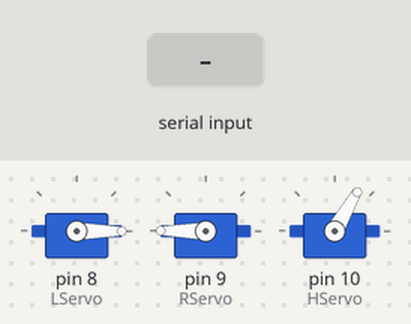
Simulated run of this sketch. Board: Arduino Uno, built with avr-gcc and run on an emulated ATmega328P. Parts: 3 × servo. The inputs (shaded band) are chosen by the test bench.

Above: at 1.2 s.
1.3 s: "90,45\n" received over Serial
At 2.0 s:
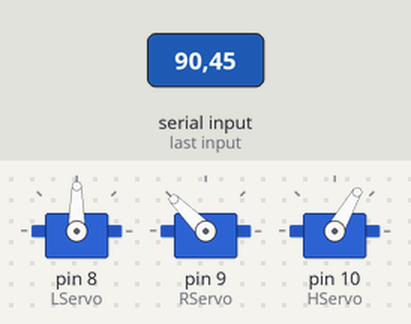
2.8 s: "30,150\n" received over Serial
At 3.2 s:
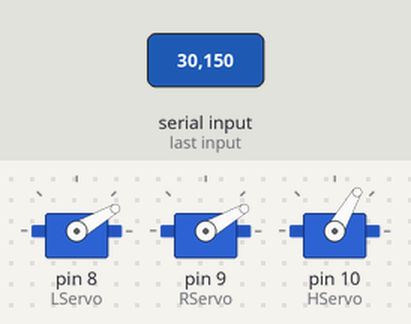
4.3 s: "90\n" received over Serial
At 5.4 s:
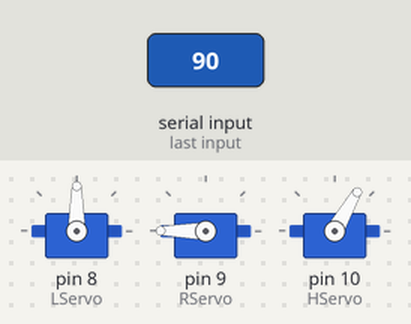
5.8 s: "200\n" received over Serial
At 6.5 s:
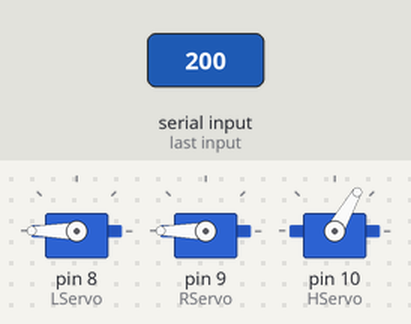
Timing chart, 0 to 8.3 s (numbered marks = the images above; inputs shaded):
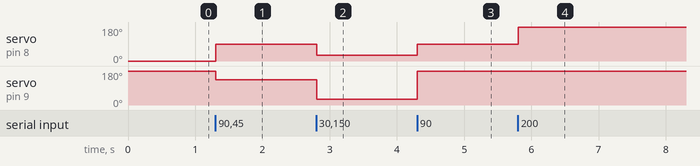

The sketch:

talking_ai_robot.ino
```cpp
#include <cvzone.h>
#include <Servo.h>

Servo LServo;
Servo RServo;
Servo HServo;

SerialData serialData(3, 3);
int valsRec[3];

void setup() {
  serialData.begin();

  LServo.attach(8);
  RServo.attach(9);
  HServo.attach(10);

  LServo.write(90);
  RServo.write(90);
  HServo.write(90);
}

void loop() {

  serialData.Get(valsRec);

  int leftArm = constrain(valsRec[0], 0, 180);
  int rightArm = constrain(valsRec[1], 0, 180);
  int head = constrain(valsRec[2], 60, 120);

  LServo.write(leftArm);

  // 🔄 عكس اتجاه اليمين
  RServo.write(180 - rightArm);

  HServo.write(head);
}
```

cvzone.cpp
```cpp
#include "cvzone.h"

SerialData::SerialData(int numOfValsRec, int digitsPerValRec)
{
  _numOfValsRec = numOfValsRec;
  _digitsPerValRec = digitsPerValRec;
}

void SerialData::begin(int baudRate)
{
  Serial.begin(baudRate);
}

void SerialData::Send(int sendVals[])
{
  _sendString = "";
  for (int i = 0; i < _numOfValsSend; i++)
  {
    _sendString += String(sendVals[i]);
  }
  Serial.println(_sendString);
}

void SerialData::Get(int* valsRec)
{
  if (Serial.available())
  {
    _receivedString = Serial.readStringUntil('\n');

    for (int i = 0; i < _numOfValsRec; i++)
    {
      int indexStart = i * _digitsPerValRec;
      String val = _receivedString.substring(indexStart, indexStart + _digitsPerValRec);
      valsRec[i] = val.toInt();
    }
  }
}
```

cvzone.h
```cpp
#ifndef CVZONE_H
#define CVZONE_H

#include <Arduino.h>

class SerialData
{
  private:
    int _numOfValsSend;
    String _sendString;
    String _receivedString;
    int _numOfValsRec;
    int _digitsPerValRec;

  public:
    SerialData(int numOfValsRec = 1, int digitsPerValRec = 1);
    void begin(int baudRate = 9600);
    void Send(int sendVals[]);
    void Get(int* valsRec);
};

#endif
```

Measured:
- after the input at 1.3 s, servo on pin 8 (LServo): 0° → 90° at once; servo on pin 9 (RServo): 180° → 135° at once
- after the input at 2.8 s, servo on pin 8 (LServo): 90° → 30° at once; servo on pin 9 (RServo): 135° → 30° at once
- after the input at 4.3 s, servo on pin 8 (LServo): 30° → 90° at once; servo on pin 9 (RServo): 30° → 180° at once
- after the input at 5.8 s, servo on pin 8 (LServo): 90° → 180° at once
